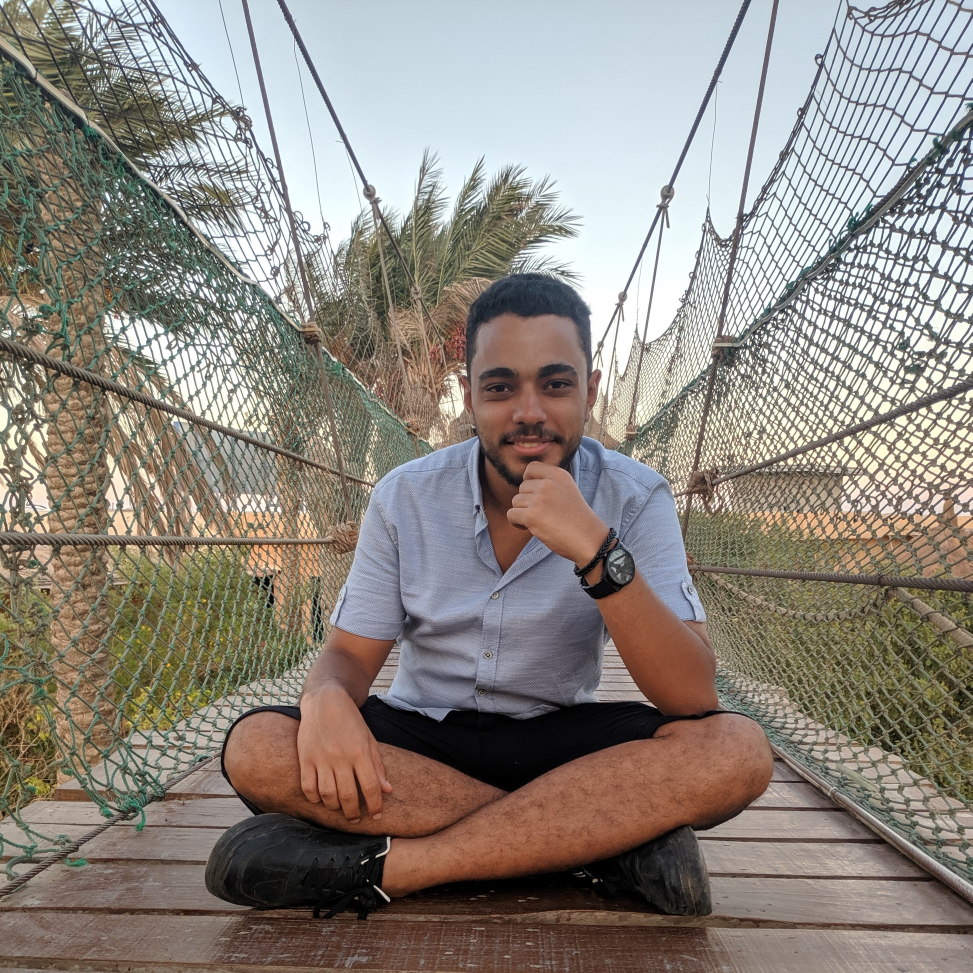
#> input picture model training/images/pre_processing/mina/1.jpg, 2918 x 2918 px, found by its file name (shown at 1/3 size); its folder holds 4 pictures in this run
$ python convert_to_matrix.py
#> lines starting #> are read from the running program, lines starting #| are printed output that depends on the picture
import cv2
import os
import numpy as np
import pickle


def convert_to_mat(dir_path,images,label):
    # Loop through all the image files in the directory
#> called with dir_path = 'images/pre_processing/mina', label = 0
    for filename in os.listdir(dir_path):
        if filename.endswith((".jpg", ".jpeg", ".png", ".bmp", ".gif")):
            # Read the image file
            img = cv2.imread(os.path.join(dir_path, filename),cv2.IMREAD_GRAYSCALE)
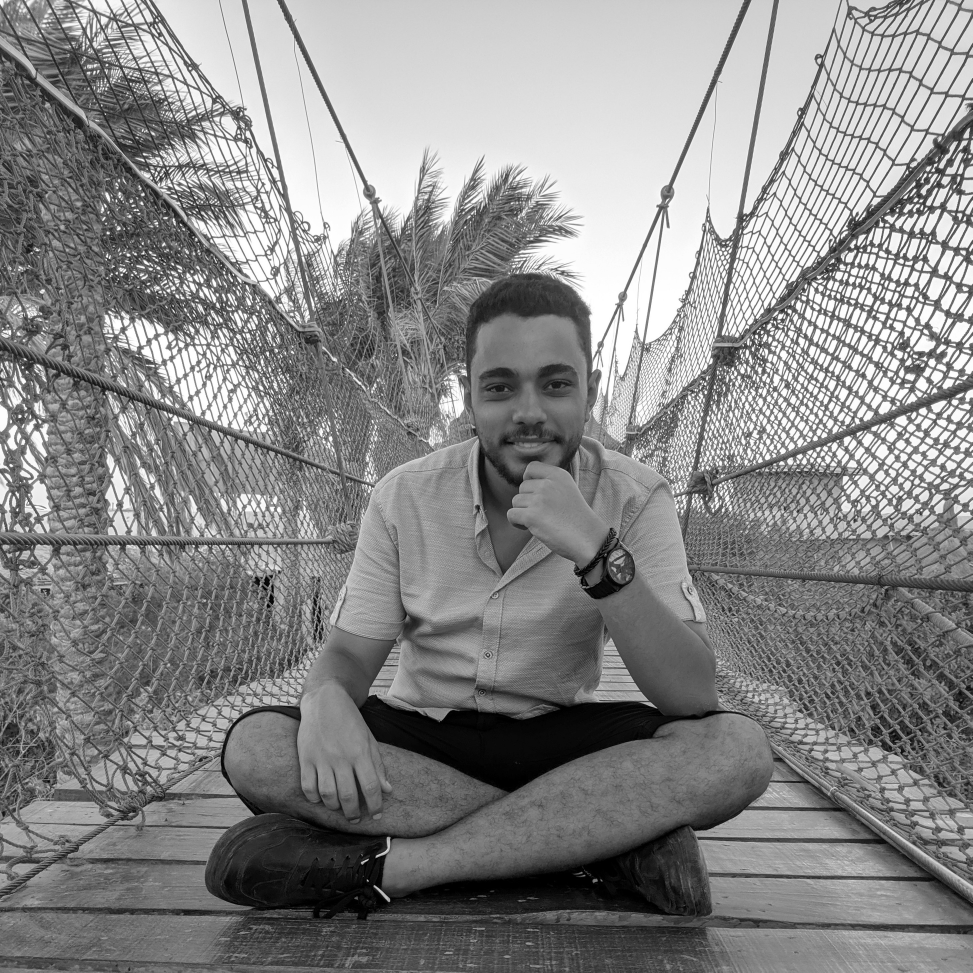
#> img: shape (2918, 2918) (shown at 1/3 size); min 0, max 255, mean 135.6
            img = img.flatten()

            images[0].append(img)
            images[1].append(label)
#> pass 2 of the loop in convert_to_mat, `for filename in os.listdir(dir_path):`:
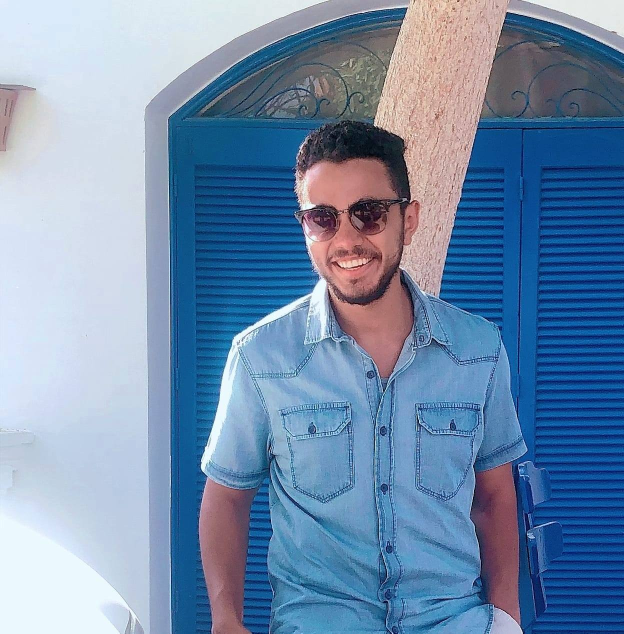
#> input picture model training/images/pre_processing/mina/3.jpg, 1247 x 1267 px, found by its file name (shown at 1/2 size)
#> in convert_to_mat, `img = cv2.imread(os.path.join(dir_path, filename),cv2.IMREAD_GRAYSCALE)`:
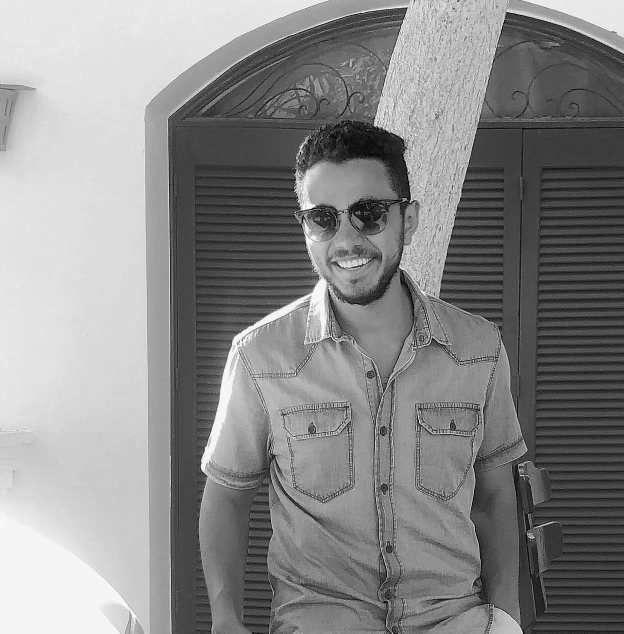
#> img: shape (1267, 1247) (shown at 1/2 size); min 0, max 255, mean 136.3
#> pass 3 of the loop in convert_to_mat, `for filename in os.listdir(dir_path):`:
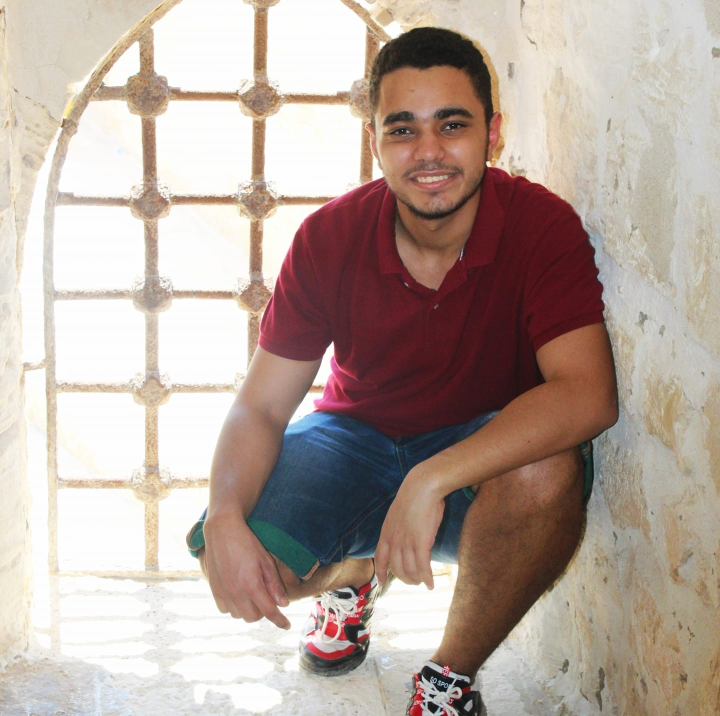
#> input picture model training/images/pre_processing/mina/8.jpg, 1440 x 1432 px, found by its file name (shown at 1/2 size)
#> in convert_to_mat, `img = cv2.imread(os.path.join(dir_path, filename),cv2.IMREAD_GRAYSCALE)`:
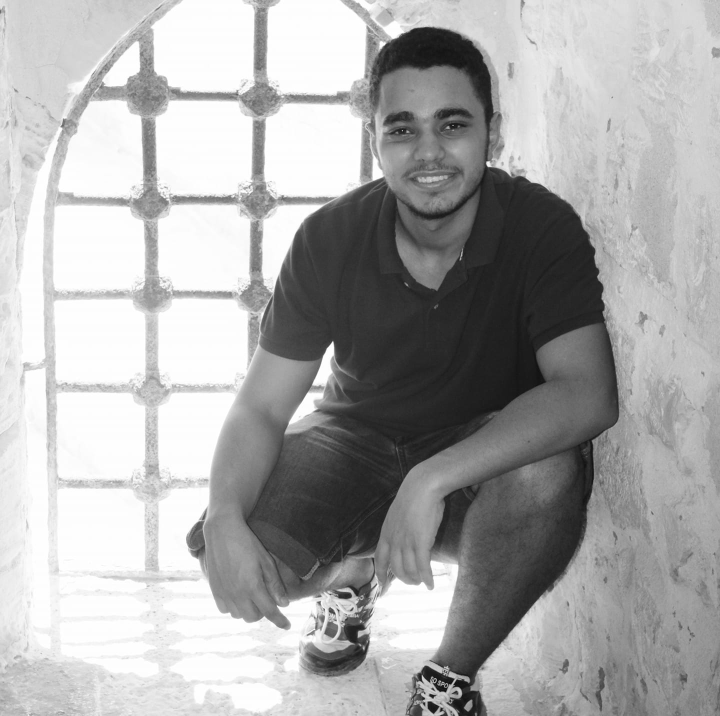
#> img: shape (1432, 1440) (shown at 1/2 size); min 4, max 255, mean 169.8
#> the loop made 4 passes; the first 3 are shown


images = [[],[]]

convert_to_mat("images/pre_processing/mina",images,0)
convert_to_mat("images/pre_processing/abram",images,1)
#> (the run stopped early here; a loop or call above may not have finished)
